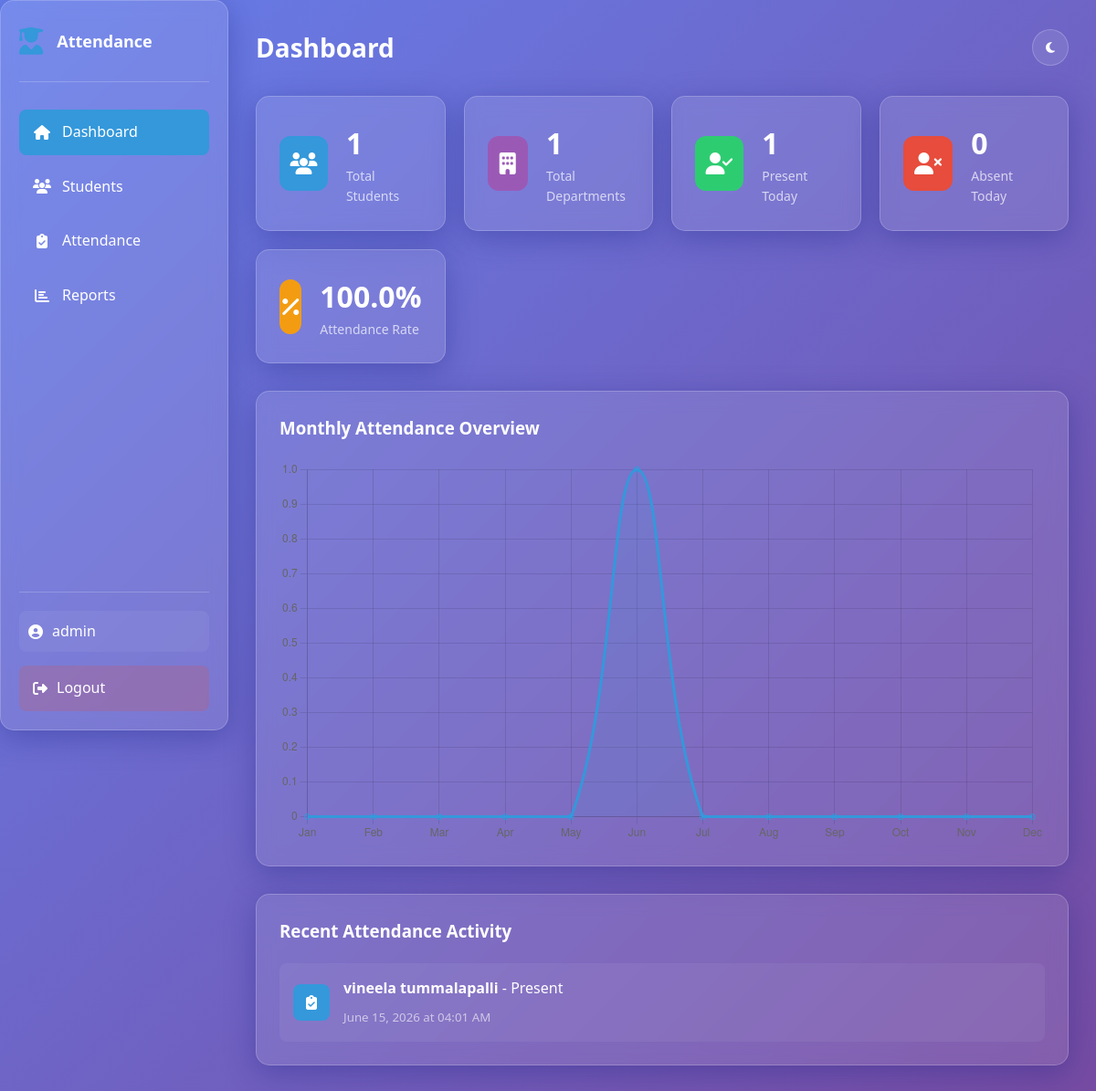
The page /dashboard (signed in) on the database its author committed.
### app.py (models this page shows)
class Attendance(db.Model):
    id = db.Column(db.Integer, primary_key=True)
    student_id = db.Column(db.String(20), db.ForeignKey('student.student_id'), nullable=False)
    date = db.Column(db.Date, nullable=False)
    status = db.Column(db.String(10), nullable=False)  # 'present' or 'absent'
    marked_at = db.Column(db.DateTime, default=datetime.utcnow)
    student = db.relationship('Student', backref=db.backref('attendance', lazy=True))

class Student(db.Model):
    id = db.Column(db.Integer, primary_key=True)
    student_id = db.Column(db.String(20), unique=True, nullable=False)
    name = db.Column(db.String(100), nullable=False)
    roll_number = db.Column(db.String(20), unique=True, nullable=False)
    department = db.Column(db.String(50), nullable=False)
    year = db.Column(db.Integer, nullable=False)
    section = db.Column(db.String(10), nullable=False)
    email = db.Column(db.String(100), nullable=False)
    phone = db.Column(db.String(20), nullable=False)
    created_at = db.Column(db.DateTime, default=datetime.utcnow)

### app.py (the view)
@app.route('/dashboard')
@login_required
def dashboard():
    total_students = Student.query.count()
    total_departments = db.session.query(Student.department).distinct().count()
    today = date.today()
    today_attendance = Attendance.query.filter_by(date=today).all()
    present_today = len([a for a in today_attendance if a.status == 'present'])
    absent_today = len([a for a in today_attendance if a.status == 'absent'])
    if total_students > 0:
        attendance_percentage = round((present_today / total_students) * 100, 1)
    else:
        attendance_percentage = 0
    monthly_data = []
    for month in range(1, 13):
        month_attendance = Attendance.query.filter(
            db.extract('month', Attendance.date) == month,
            db.extract('year', Attendance.date) == today.year
        ).all()
        present_count = len([a for a in month_attendance if a.status == 'present'])
        monthly_data.append(present_count)
    recent_activity = Attendance.query.order_by(Attendance.marked_at.desc()).limit(10).all()
    return render_template('dashboard.html',
                         total_students=total_students,
                         total_departments=total_departments,
                         present_today=present_today,
                         absent_today=absent_today,
                         attendance_percentage=attendance_percentage,
                         monthly_data=monthly_data,
                         recent_activity=recent_activity)

### app.py (called while the page is built)
def login_required(f):
    @wraps(f)
    def decorated_function(*args, **kwargs):
        if 'user_id' not in session:
            return redirect(url_for('login'))
        return f(*args, **kwargs)
    return decorated_function

### templates/dashboard.html (shortened to what this page needs)
<!DOCTYPE html>
<html lang="en">
<head>
    <link rel="stylesheet" href="{{ url_for('static', filename='css/style.css') }}">
    <link rel="stylesheet" href="https://cdnjs.cloudflare.com/ajax/libs/font-awesome/6.4.0/css/all.min.css">
</head>
<body>
    <div class="app-container">
        <aside class="sidebar glass-effect">
            <div class="sidebar-header">
                <div class="logo">
                    <i class="fas fa-user-graduate"></i>
                </div>
                <h2>Attendance</h2>
            </div>
            <nav class="sidebar-nav">
                <a href="{{ url_for('dashboard') }}" class="nav-item active">
                    <i class="fas fa-home"></i>
                    <span>Dashboard</span>
                </a>
                <a href="{{ url_for('students') }}" class="nav-item">
                    <i class="fas fa-users"></i>
                    <span>Students</span>
                </a>
                <a href="{{ url_for('attendance') }}" class="nav-item">
                    <i class="fas fa-clipboard-check"></i>
                    <span>Attendance</span>
                </a>
                <a href="{{ url_for('reports') }}" class="nav-item">
                    <i class="fas fa-chart-bar"></i>
                    <span>Reports</span>
                </a>
            </nav>
            <div class="sidebar-footer">
                <div class="user-info">
                    <i class="fas fa-user-circle"></i>
                    <span>{{ session.username }}</span>
                </div>
                <a href="{{ url_for('logout') }}" class="logout-btn">
                    <i class="fas fa-sign-out-alt"></i>
                    <span>Logout</span>
                </a>
            </div>
        </aside>
        <main class="main-content">
            <header class="header">
                <h1>Dashboard</h1>
                <div class="header-actions">
                    <button class="theme-toggle" id="themeToggle">
                        <i class="fas fa-moon"></i>
                    </button>
                </div>
            </header>
            <div class="stats-grid">
                <div class="stat-card glass-effect">
                    <div class="stat-icon blue">
                        <i class="fas fa-users"></i>
                    </div>
                    <div class="stat-info">
                        <h3>{{ total_students }}</h3>
                        <p>Total Students</p>
                    </div>
                </div>
                <div class="stat-card glass-effect">
                    <div class="stat-icon purple">
                        <i class="fas fa-building"></i>
                    </div>
                    <div class="stat-info">
                        <h3>{{ total_departments }}</h3>
                        <p>Total Departments</p>
                    </div>
                </div>
                <div class="stat-card glass-effect">
                    <div class="stat-icon green">
                        <i class="fas fa-user-check"></i>
                    </div>
                    <div class="stat-info">
                        <h3>{{ present_today }}</h3>
                        <p>Present Today</p>
                    </div>
                </div>
                <div class="stat-card glass-effect">
                    <div class="stat-icon red">
                        <i class="fas fa-user-times"></i>
                    </div>
                    <div class="stat-info">
                        <h3>{{ absent_today }}</h3>
                        <p>Absent Today</p>
                    </div>
                </div>
                <div class="stat-card glass-effect">
                    <div class="stat-icon orange">
                        <i class="fas fa-percentage"></i>
                    </div>
                    <div class="stat-info">
                        <h3>{{ attendance_percentage }}%</h3>
                        <p>Attendance Rate</p>
                    </div>
                </div>
            </div>
            <div class="charts-section">
                <div class="chart-card glass-effect">
                    <h3>Monthly Attendance Overview</h3>
                    <canvas id="attendanceChart"></canvas>
                </div>
            </div>
            <div class="recent-activity glass-effect">
                <h3>Recent Attendance Activity</h3>
                <div class="activity-list">
                    {% for activity in recent_activity %}
                    <div class="activity-item">
                        <div class="activity-icon">
                            <i class="fas fa-clipboard-check"></i>
                        </div>
                        <div class="activity-details">
                            <p><strong>{{ activity.student.name }}</strong> - {{ activity.status|title }}</p>
                            <small>{{ activity.date.strftime('%B %d, %Y') }} at {{ activity.marked_at.strftime('%I:%M %p') }}</small>
                        </div>
                    </div>
                    {% endfor %}
                </div>
            </div>
        </main>
    </div>
    <script>
        // Attendance Chart
        const ctx = document.getElementById('attendanceChart').getContext('2d');
        const monthlyData = {{ monthly_data | tojson }};
        new Chart(ctx, {
            type: 'line',
            data: {
                labels: ['Jan', 'Feb', 'Mar', 'Apr', 'May', 'Jun', 'Jul', 'Aug', 'Sep', 'Oct', 'Nov', 'Dec'],
                datasets: [{
                    label: 'Present Students',
                    data: monthlyData,
                    borderColor: '#3498db',
                    backgroundColor: 'rgba(52, 152, 219, 0.1)',
                    fill: true,
                    tension: 0.4
                }]
            },
            options: {
                responsive: true,
                plugins: {
                    legend: {
                        display: false
                    }
                },
                scales: {
                    y: {
                        beginAtZero: true
                    }
                }
            }
        });
    </script>
</body>
</html>

### static/css/style.css (style rules this page uses)
* { margin: 0; padding: 0; box-sizing: border-box; }
:root { --primary-color: #3498db; --secondary-color: #2ecc71; --danger-color: #e74c3c; --warning-color: #f39c12; --info-color: #9b59b6; --dark-color: #2c3e50; --light-color: #ecf0f1; --glass-bg: rgba(255, 255, 255, 0.1); --glass-border: rgba(255, 255, 255, 0.2); --text-color: #333; --text-light: #fff; --bg-gradient: linear-gradient(135deg, #667eea 0%, #764ba2 100%); }
body { font-family: 'Segoe UI', Tahoma, Geneva, Verdana, sans-serif; background: var(--bg-gradient); min-height: 100vh; color: var(--text-color); line-height: 1.6; }
.glass-effect { background: var(--glass-bg); backdrop-filter: blur(10px); -webkit-backdrop-filter: blur(10px); border: 1px solid var(--glass-border); border-radius: 15px; box-shadow: 0 8px 32px 0 rgba(31, 38, 135, 0.37); }
.app-container { display: flex; min-height: 100vh; }
.sidebar { width: 250px; padding: 20px; display: flex; flex-direction: column; position: fixed; height: 100vh; left: 0; top: 0; z-index: 100; }
.sidebar-header { display: flex; align-items: center; gap: 15px; margin-bottom: 30px; padding-bottom: 20px; border-bottom: 1px solid var(--glass-border); }
.sidebar-header .logo { font-size: 30px; color: var(--primary-color); }
.sidebar-header h2 { color: var(--text-light); font-size: 18px; }
.sidebar-nav { flex: 1; display: flex; flex-direction: column; gap: 10px; }
.nav-item { display: flex; align-items: center; gap: 12px; padding: 12px 15px; color: var(--text-light); text-decoration: none; border-radius: 8px; transition: all 0.3s ease; }
.nav-item.active { background: var(--primary-color); }
.nav-item i { width: 20px; text-align: center; }
.sidebar-footer { padding-top: 20px; border-top: 1px solid var(--glass-border); }
.user-info { display: flex; align-items: center; gap: 10px; color: var(--text-light); margin-bottom: 15px; padding: 10px; background: rgba(255, 255, 255, 0.05); border-radius: 8px; }
.logout-btn { display: flex; align-items: center; gap: 10px; padding: 12px 15px; color: var(--text-light); text-decoration: none; border-radius: 8px; transition: all 0.3s ease; background: rgba(231, 76, 60, 0.2); }
.main-content { flex: 1; margin-left: 250px; padding: 30px; }
.header { display: flex; justify-content: space-between; align-items: center; margin-bottom: 30px; }
.header h1 { color: var(--text-light); font-size: 28px; }
.header-actions { display: flex; gap: 15px; align-items: center; }
.theme-toggle { width: 40px; height: 40px; border-radius: 50%; background: rgba(255, 255, 255, 0.1); border: 1px solid var(--glass-border); color: var(--text-light); cursor: pointer; display: flex; align-items: center; justify-content: center; transition: all 0.3s ease; }
.stats-grid { display: grid; grid-template-columns: repeat(auto-fit, minmax(200px, 1fr)); gap: 20px; margin-bottom: 30px; }
.stat-card { padding: 25px; display: flex; align-items: center; gap: 20px; animation: fadeInUp 0.6s ease; }
.stat-icon { width: 60px; height: 60px; border-radius: 12px; display: flex; align-items: center; justify-content: center; font-size: 24px; color: white; }
.stat-icon.blue { background: var(--primary-color); }
.stat-icon.purple { background: var(--info-color); }
.stat-icon.green { background: var(--secondary-color); }
.stat-icon.red { background: var(--danger-color); }
.stat-icon.orange { background: var(--warning-color); }
.stat-info h3 { color: var(--text-light); font-size: 32px; font-weight: 700; }
.stat-info p { color: rgba(255, 255, 255, 0.7); font-size: 14px; }
.charts-section { margin-bottom: 30px; }
.chart-card { padding: 25px; }
.chart-card h3 { color: var(--text-light); margin-bottom: 20px; }
.recent-activity { padding: 25px; }
.recent-activity h3 { color: var(--text-light); margin-bottom: 20px; }
.activity-list { display: flex; flex-direction: column; gap: 15px; }
.activity-item { display: flex; align-items: center; gap: 15px; padding: 15px; background: rgba(255, 255, 255, 0.05); border-radius: 8px; }
.activity-icon { width: 40px; height: 40px; border-radius: 8px; background: var(--primary-color); display: flex; align-items: center; justify-content: center; color: white; }
.activity-details p { color: var(--text-light); margin-bottom: 5px; }
.activity-details small { color: rgba(255, 255, 255, 0.6); }

### rows shown on the page
Attendance: student.name "vineela tummalapalli", status "Present", date "June 15, 2026", marked_at "04:01 AM"

### other values the page prints
{{ session.username }} "admin"
{{ total_students }} "1"
{{ total_departments }} "1"
{{ present_today }} "1"
{{ absent_today }} "0"
{{ attendance_percentage }} "100.0"
chart data {{ monthly_data | tojson }} [0, 0, 0, 0, 0, 1, 0, 0, 0, 0, 0, 0]
